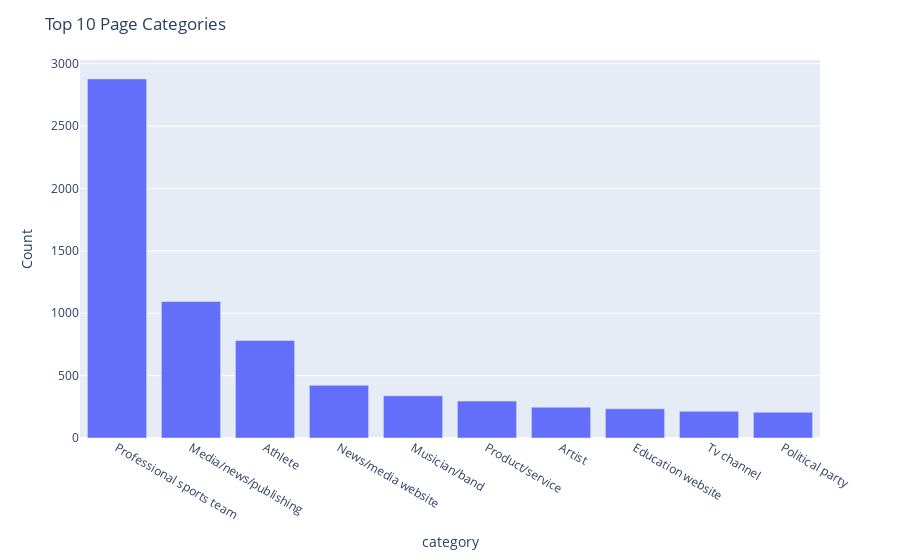

The notebook cell this image was saved under:
### Code cell
df1=Testing.copy()
cat_mapping = {
    1: 'Product/service',
    2: 'Public figure',
    3: 'Retail and consumer merchandise',
    4: 'Athlete',
    5: 'Education website',
    6: 'Arts/entertainment/nightlife',
    7: 'Aerospace/defense',
    8: 'Actor/director',
    9: 'Professional sports team',
    10: 'Travel/leisure',
    11: 'Arts/humanities website',
    12: 'Food/beverages',
    13: 'Record label',
    14: 'Movie',
    15: 'Song',
    16: 'Community',
    17: 'Company',
    18: 'Artist',
    19: 'Non-governmental organization (ngo)',
    20: 'Media/news/publishing',
    21: 'Cars',
    22: 'Clothing',
    23: 'Local business',
    24: 'Musician/band',
    25: 'Politician',
    26: 'News/media website',
    27: 'Education',
    28: 'Author',
    29: 'Sports event',
    30: 'Restaurant/cafe',
    31: 'School sports team',
    32: 'University',
    33: 'Tv show',
    34: 'Website',
    35: 'Outdoor gear/sporting goods',
    36: 'Political party',
    37: 'Sports league',
    38: 'Entertainer',
    39: 'Church/religious organization',
    40: 'Non-profit organization',
    41: 'Automobiles and parts',
    42: 'Tv channel',
    43: 'Telecommunication',
    44: 'Entertainment website',
    45: 'Shopping/retail',
    46: 'Personal blog',
    47: 'App page',
    48: 'Vitamins/supplements',
    49: 'Professional services',
    50: 'Movie theater',
    51: 'Software',
    52: 'Magazine',
    53: 'Electronics',
    54: 'School',
    55: 'Just for fun',
    56: 'Club',
    57: 'Comedian',
    58: 'Sports venue',
    59: 'Sports/recreation/activities',
    60: 'Publisher',
    61: 'Tv network',
    62: 'Health/medical/pharmacy',
    63: 'Studio',
    64: 'Home decor',
    65: 'Jewelry/watches',
    66: 'Writer',
    67: 'Health/beauty',
    68: 'Music video',
    69: 'Appliances',
    70: 'Computers/technology',
    71: 'Insurance company',
    72: 'Music award',
    73: 'Recreation/sports website',
    74: 'Reference website',
    75: 'Business/economy website',
    76: 'Bar',
    77: 'Album',
    78: 'Games/toys',
    79: 'Camera/photo',
    80: 'Book',
    81: 'Producer',
    82: 'Landmark',
    83: 'Cause',
    84: 'Organization',
    85: 'Tv/movie award',
    86: 'Hotel',
    87: 'Health/medical/pharmaceuticals',
    88: 'Transportation',
    89: 'Local/travel website',
    90: 'Musical instrument',
    91: 'Radio station',
    92: 'Other',
    93: 'Computers',
    94: 'Phone/tablet',
    95: 'Coach',
    96: 'Tools/equipment',
    97: 'Internet/software',
    98: 'Bank/financial institution',
    99: 'Society/culture website',
    100: 'Small business',
    101: 'News personality',
    102: 'Teens/kids website',
    103: 'Government official',
    104: 'Photographer',
    105: 'Spas/beauty/personal care',
    106: 'Video game'
}

# Remplacer les nombres par les noms de catégories dans la colonne appropriée
df1['category'] = df1['category'].map(cat_mapping)
# Compter le nombre d'occurrences de chaque catégorie de page
category_counts = df1['category'].value_counts().reset_index()

# Renommer les colonnes
category_counts.columns = ['category', 'Count']

# Sélectionner les 10 premières catégories
top_10_categories = category_counts.head(10)

# Créer une figure avec Plotly
fig = px.bar(top_10_categories, x='category', y='Count')
fig.update_layout(title="Top 10 Page Categories")
fig.show()

### Figure 1 — Plotly figure (JSON) as saved in the notebook; plotly's stock layout.template omitted (floating-point values rounded to 4 significant figures)
{"data": [{"alignmentgroup": "True", "hovertemplate": "category=%{x}<br>Count=%{y}<extra></extra>", "legendgroup": "", "marker": {"color": "#636efa", "pattern": {"shape": ""}}, "name": "", "offsetgroup": "", "orientation": "v", "showlegend": false, "textposition": "auto", "type": "bar", "x": ["Professional sports team", "Media/news/publishing", "Athlete", "News/media website", "Musician/band", "Product/service", "Artist", "Education website", "Tv channel", "Political party"], "xaxis": "x", "y": [2879, 1094, 782, 422, 338, 296, 247, 234, 214, 206], "yaxis": "y"}], "layout": {"barmode": "relative", "legend": {"tracegroupgap": 0}, "margin": {"t": 60}, "title": {"text": "Top 10 Page Categories"}, "xaxis": {"anchor": "y", "domain": [0, 1], "title": {"text": "category"}}, "yaxis": {"anchor": "x", "domain": [0, 1], "title": {"text": "Count"}}}}
